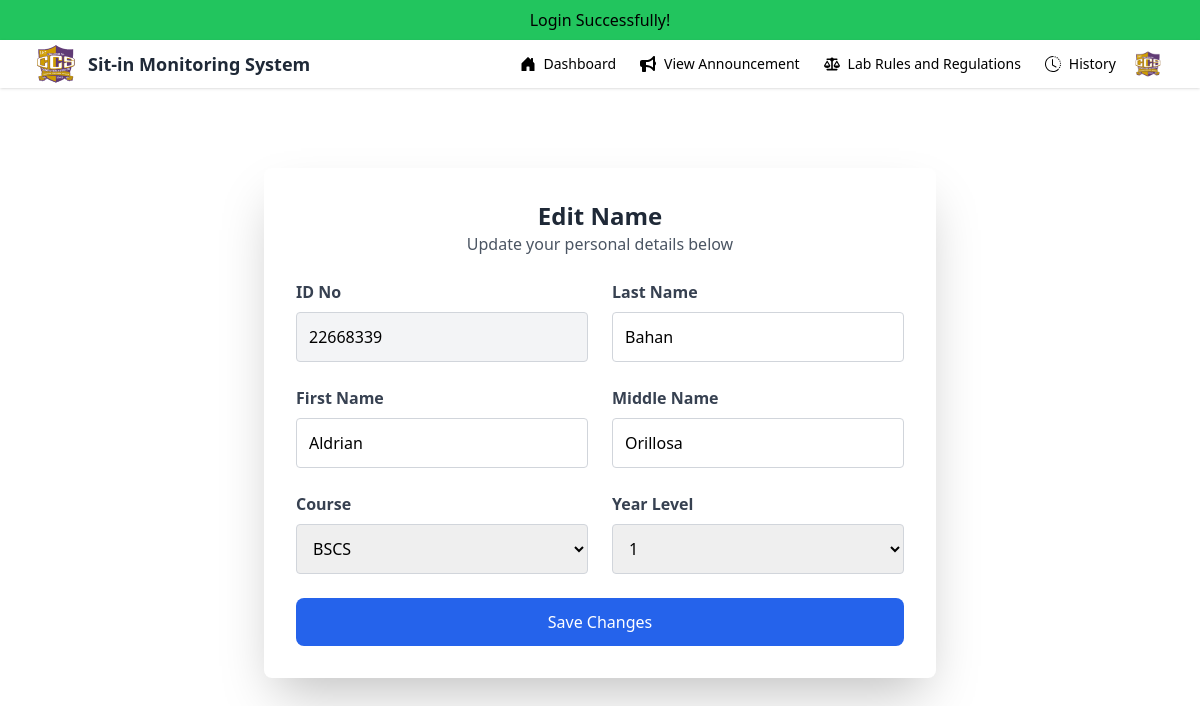
Page /user/name.php (signed in) on the earlier database version.
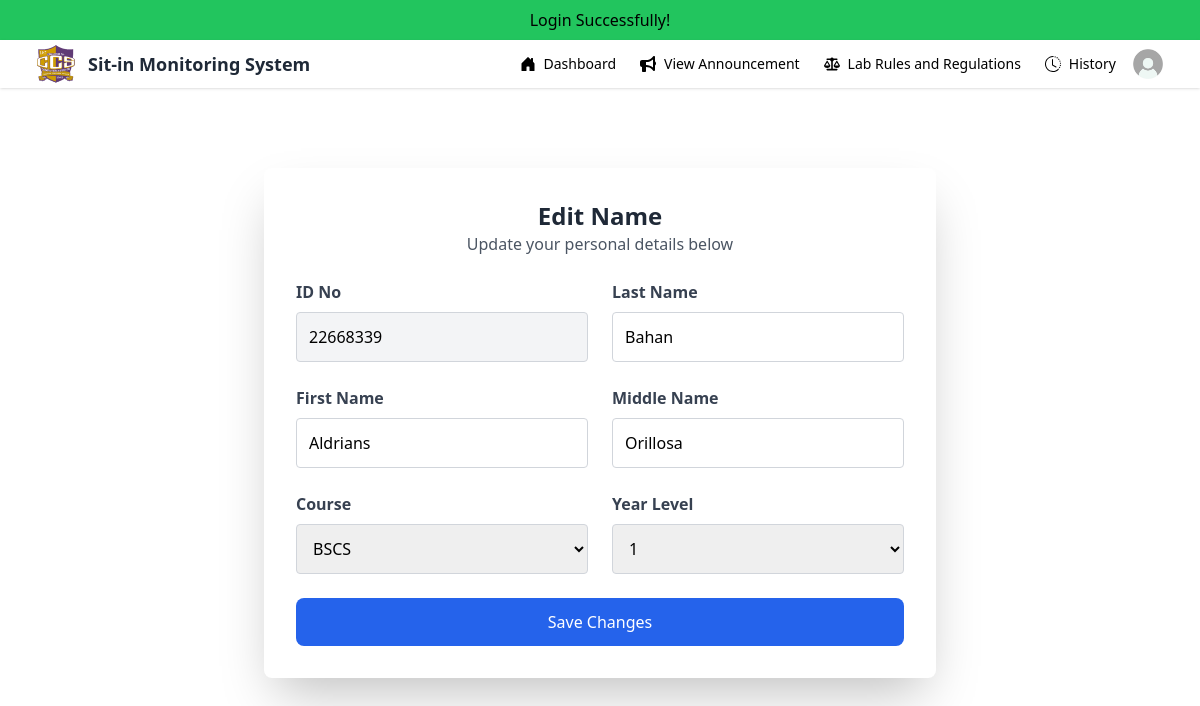
Same page on the later database version.
### tables this page shows
CREATE TABLE `students` (
  `id` int(20) NOT NULL,
  `idno` int(20) NOT NULL,
  `lastname` varchar(50) NOT NULL,
  `firstname` varchar(50) NOT NULL,
  `midname` varchar(50) NOT NULL,
  `course` enum('BSIT','BSCS') NOT NULL,
  `year` int(9) NOT NULL,
  `username` varchar(50) NOT NULL,
  `password` varchar(50) NOT NULL,
  `profile` varchar(225) NOT NULL,
  `session` int(30) NOT NULL DEFAULT 30
);

### database/authenticator.php (called while the page is built, shortened)
<?php
include "connector.php";
$idno = $_SESSION["idno"];
$result = mysqli_query($mysql, "SELECT * FROM students WHERE idno = '$idno'");
$row = mysqli_fetch_assoc($result);
if($row){
    $idno = $row['idno'];
    $lastname = $row['lastname'];
    $firstname = $row['firstname'];
    $midname = $row['midname'];
    $course = $row['course'];
    $year = $row['year'];
}
?>

### user/name.php (the view, shortened to what the changed rows need)
<?php
include "../user/nav.php";
include "../database/connector.php";
include "../database/authenticator.php";
?>
<!DOCTYPE html>
<html lang="en">
<head>
    <script src="https://cdn.tailwindcss.com"></script>
</head>
<body class="bg-gray-100">
    <div class="flex items-center justify-center pt-20">
        <form action="name.php" method="post" class="bg-white shadow-2xl rounded-lg w-full max-w-2xl p-8">
            <div class="text-center mb-6">
                <h1 class="text-2xl font-bold text-gray-800">Edit Name</h1>
            </div>
            <div class="grid grid-cols-2 gap-6">
                <div>
                    <label class="block text-gray-700 font-semibold mb-2">ID No</label>
                    <input type="text" name="idno" placeholder="ID Number" value="<?php echo $idno ?>"
                        class="w-full border border-gray-300 p-3 rounded bg-gray-100" readonly>
                </div>
                <div>
                    <label class="block text-gray-700 font-semibold mb-2">Last Name</label>
                    <input type="text" name="lastname" placeholder="Last Name" value="<?php echo $lastname ?>"
                        class="w-full border border-gray-300 p-3 rounded focus:outline-none focus:ring-2 focus:ring-blue-400" required>
                </div>
                <div>
                    <label class="block text-gray-700 font-semibold mb-2">First Name</label>
                    <input type="text" name="firstname" placeholder="First Name" value="<?php echo $firstname ?>"
                        class="w-full border border-gray-300 p-3 rounded focus:outline-none focus:ring-2 focus:ring-blue-400" required>
                </div>
                <div>
                    <label class="block text-gray-700 font-semibold mb-2">Middle Name</label>
                    <input type="text" name="midname" placeholder="Middle Name" value="<?php echo $midname ?>"
                        class="w-full border border-gray-300 p-3 rounded focus:outline-none focus:ring-2 focus:ring-blue-400" required>
                </div>
                <div>
                    <label class="block text-gray-700 font-semibold mb-2">Course</label>
                    <select name="course"
                        class="w-full border border-gray-300 p-3 rounded focus:outline-none focus:ring-2 focus:ring-blue-400" required>
                        <option value="2" <?php echo ($course == 'BSCS') ? 'selected' : ''; ?>>BSCS</option>
                    </select>
                </div>
                <div>
                    <label class="block text-gray-700 font-semibold mb-2">Year Level</label>
                    <select name="year"
                        class="w-full border border-gray-300 p-3 rounded focus:outline-none focus:ring-2 focus:ring-blue-400" required>
                        <option value="1" <?php echo ($year == '1') ? 'selected' : ''; ?>>1</option>
                    </select>
                </div>
            </div>
        </form>
    </div>
</body>
</html>

### user/nav.php (shortened to what the changed rows need)
<?php
include "../database/connector.php";
$idno = $_SESSION["idno"];
$result = mysqli_query($mysql, "SELECT `profile` FROM students WHERE idno = '$idno'");
$row = mysqli_fetch_assoc($result);
if($row){
    $profile = $row["profile"];
}
?>
<!DOCTYPE html>
<html lang="en" class="h-full">
<head>
    <script src="https://cdn.tailwindcss.com"></script>
</head>
<body class="bg-white font-sans ">
<div class="min-h-full">
    <nav class="shadow">
        <div class="px-4 sm:px-6 lg:px-8">
            <div class="flex items-center justify-between">
                <div class="flex items-center ml-auto">
                    <div class="relative">
                        <button id="profileMenu" class="flex items-center rounded-full bg-black-200 p-1 focus:ring-1 focus:ring-black">
                            <img class="size-8  rounded-full" src="../uploads/<?php echo $profile; ?>" alt="">
                        </button>
                    </div>
                </div>
            </div>
        </div>
    </nav>
</div>
</body>
</html>

Differences in the rows shown:
changed students "Bahan": profile: a different picture; firstname "Aldrian" → "Aldrians"
